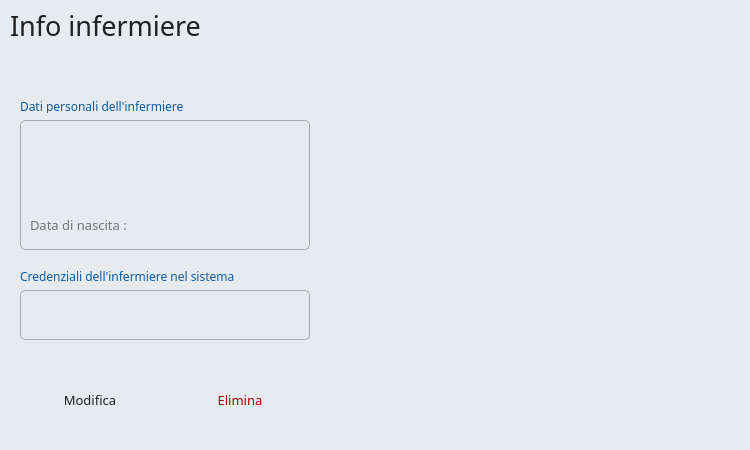
<?xml version="1.0" encoding="UTF-8"?>
<ui version="4.0">
 <class>ProntoSoccorso</class>
 <widget class="QWidget" name="ProntoSoccorso">
  <property name="geometry">
   <rect>
    <x>0</x>
    <y>0</y>
    <width>750</width>
    <height>450</height>
   </rect>
  </property>
  <property name="minimumSize">
   <size>
    <width>750</width>
    <height>450</height>
   </size>
  </property>
  <property name="maximumSize">
   <size>
    <width>750</width>
    <height>450</height>
   </size>
  </property>
  <property name="windowTitle">
   <string>Form</string>
  </property>
  <property name="styleSheet">
   <string notr="true">background-color: rgb(230, 235, 239);</string>
  </property>
  <widget class="QLabel" name="InformazioniProfilo">
   <property name="geometry">
    <rect>
     <x>10</x>
     <y>5</y>
     <width>730</width>
     <height>40</height>
    </rect>
   </property>
   <property name="font">
    <font>
     <family>Montserrat SemiBold</family>
     <pointsize>20</pointsize>
     <weight>50</weight>
     <bold>false</bold>
    </font>
   </property>
   <property name="styleSheet">
    <string notr="true">color: rgb(32, 32, 32);

</string>
   </property>
   <property name="text">
    <string>Info infermiere</string>
   </property>
   <property name="wordWrap">
    <bool>false</bool>
   </property>
  </widget>
  <widget class="QPushButton" name="ButtonElimina">
   <property name="geometry">
    <rect>
     <x>170</x>
     <y>380</y>
     <width>140</width>
     <height>40</height>
    </rect>
   </property>
   <property name="font">
    <font>
     <family>Montserrat SemiBold</family>
     <pointsize>10</pointsize>
    </font>
   </property>
   <property name="cursor">
    <cursorShape>PointingHandCursor</cursorShape>
   </property>
   <property name="autoFillBackground">
    <bool>false</bool>
   </property>
   <property name="styleSheet">
    <string notr="true">QPushButton {
background-color: rgb(230, 235, 239);
	color: rgb(170, 0, 0);
border-radius: 10px;
}
QPushButton:hover {
background-color: rgb(199, 199, 199);

    }
</string>
   </property>
   <property name="text">
    <string>Elimina</string>
   </property>
   <property name="iconSize">
    <size>
     <width>16</width>
     <height>16</height>
    </size>
   </property>
  </widget>
  <widget class="QPushButton" name="ButtonModifica">
   <property name="geometry">
    <rect>
     <x>20</x>
     <y>380</y>
     <width>140</width>
     <height>40</height>
    </rect>
   </property>
   <property name="font">
    <font>
     <family>Montserrat SemiBold</family>
     <pointsize>10</pointsize>
     <weight>50</weight>
     <bold>false</bold>
    </font>
   </property>
   <property name="cursor">
    <cursorShape>PointingHandCursor</cursorShape>
   </property>
   <property name="mouseTracking">
    <bool>false</bool>
   </property>
   <property name="layoutDirection">
    <enum>Qt::LeftToRight</enum>
   </property>
   <property name="styleSheet">
    <string notr="true">QPushButton {
background-color: rgb(230, 235, 239);
	color: rgb(32, 32, 32);
border-radius: 10px;
}
QPushButton:hover {
background-color: rgb(199, 199, 199);

    }
</string>
   </property>
   <property name="text">
    <string>Modifica</string>
   </property>
   <property name="iconSize">
    <size>
     <width>16</width>
     <height>16</height>
    </size>
   </property>
  </widget>
  <widget class="QLabel" name="LogoInfermieri">
   <property name="geometry">
    <rect>
     <x>440</x>
     <y>130</y>
     <width>200</width>
     <height>200</height>
    </rect>
   </property>
   <property name="text">
    <string/>
   </property>
   <property name="pixmap">
    <pixmap>../../../../../../MATERIALE/IconaInfermiere.png</pixmap>
   </property>
   <property name="scaledContents">
    <bool>true</bool>
   </property>
  </widget>
  <widget class="QLabel" name="label">
   <property name="geometry">
    <rect>
     <x>20</x>
     <y>100</y>
     <width>290</width>
     <height>13</height>
    </rect>
   </property>
   <property name="font">
    <font>
     <family>Montserrat SemiBold</family>
     <pointsize>9</pointsize>
    </font>
   </property>
   <property name="styleSheet">
    <string notr="true">color: rgb(134, 134, 134);
color: rgb(18, 89, 156);</string>
   </property>
   <property name="text">
    <string>Dati personali dell'infermiere</string>
   </property>
  </widget>
  <widget class="QLabel" name="Sheda">
   <property name="geometry">
    <rect>
     <x>20</x>
     <y>120</y>
     <width>290</width>
     <height>130</height>
    </rect>
   </property>
   <property name="styleSheet">
    <string notr="true">background-color: rgb(230, 235, 239);
border: 1px solid rgb(172, 172, 172);
border-radius: 5px;

</string>
   </property>
   <property name="text">
    <string/>
   </property>
  </widget>
  <widget class="QLabel" name="Sheda_2">
   <property name="geometry">
    <rect>
     <x>20</x>
     <y>290</y>
     <width>290</width>
     <height>50</height>
    </rect>
   </property>
   <property name="styleSheet">
    <string notr="true">background-color: rgb(230, 235, 239);
border: 1px solid rgb(172, 172, 172);
border-radius: 5px;

</string>
   </property>
   <property name="text">
    <string/>
   </property>
  </widget>
  <widget class="QLabel" name="label_2">
   <property name="geometry">
    <rect>
     <x>20</x>
     <y>270</y>
     <width>290</width>
     <height>13</height>
    </rect>
   </property>
   <property name="font">
    <font>
     <family>Montserrat SemiBold</family>
     <pointsize>9</pointsize>
    </font>
   </property>
   <property name="styleSheet">
    <string notr="true">color: rgb(134, 134, 134);
color: rgb(18, 89, 156);</string>
   </property>
   <property name="text">
    <string>Credenziali dell'infermiere nel sistema</string>
   </property>
  </widget>
  <widget class="QLabel" name="label_3">
   <property name="geometry">
    <rect>
     <x>30</x>
     <y>210</y>
     <width>130</width>
     <height>30</height>
    </rect>
   </property>
   <property name="font">
    <font>
     <family>Montserrat Medium</family>
     <pointsize>10</pointsize>
    </font>
   </property>
   <property name="styleSheet">
    <string notr="true">background-color: rgb(230, 235, 239);
color: rgb(115, 117, 119);

border-radius: 6px;
   

</string>
   </property>
   <property name="text">
    <string>Data di nascita :</string>
   </property>
  </widget>
  <widget class="QLabel" name="Nome">
   <property name="geometry">
    <rect>
     <x>30</x>
     <y>130</y>
     <width>130</width>
     <height>30</height>
    </rect>
   </property>
   <property name="font">
    <font>
     <family>Montserrat Medium</family>
     <pointsize>10</pointsize>
    </font>
   </property>
   <property name="styleSheet">
    <string notr="true">background-color: rgb(230, 235, 239);
color: rgb(0, 0, 0);
border: 0px solid black;
border-radius: 6px;</string>
   </property>
   <property name="text">
    <string/>
   </property>
  </widget>
  <widget class="QLabel" name="Cognome">
   <property name="geometry">
    <rect>
     <x>170</x>
     <y>130</y>
     <width>130</width>
     <height>30</height>
    </rect>
   </property>
   <property name="font">
    <font>
     <family>Montserrat Medium</family>
     <pointsize>10</pointsize>
    </font>
   </property>
   <property name="styleSheet">
    <string notr="true">background-color: rgb(230, 235, 239);
color: rgb(0, 0, 0);
border: 0px solid black;
border-radius: 6px;</string>
   </property>
   <property name="text">
    <string/>
   </property>
  </widget>
  <widget class="QLabel" name="Username">
   <property name="geometry">
    <rect>
     <x>30</x>
     <y>300</y>
     <width>130</width>
     <height>30</height>
    </rect>
   </property>
   <property name="font">
    <font>
     <family>Montserrat Medium</family>
     <pointsize>10</pointsize>
    </font>
   </property>
   <property name="styleSheet">
    <string notr="true">background-color: rgb(230, 235, 239);
color: rgb(0, 0, 0);
border: 0px solid black;
border-radius: 6px;</string>
   </property>
   <property name="text">
    <string/>
   </property>
  </widget>
  <widget class="QLabel" name="Password">
   <property name="geometry">
    <rect>
     <x>170</x>
     <y>300</y>
     <width>130</width>
     <height>30</height>
    </rect>
   </property>
   <property name="font">
    <font>
     <family>Montserrat Medium</family>
     <pointsize>10</pointsize>
    </font>
   </property>
   <property name="styleSheet">
    <string notr="true">background-color: rgb(230, 235, 239);
color: rgb(0, 0, 0);
border: 0px solid black;
border-radius: 6px;</string>
   </property>
   <property name="text">
    <string/>
   </property>
  </widget>
  <widget class="QLabel" name="CodiceFiscale">
   <property name="geometry">
    <rect>
     <x>30</x>
     <y>170</y>
     <width>160</width>
     <height>30</height>
    </rect>
   </property>
   <property name="font">
    <font>
     <family>Montserrat Medium</family>
     <pointsize>10</pointsize>
    </font>
   </property>
   <property name="styleSheet">
    <string notr="true">background-color: rgb(230, 235, 239);
color: rgb(0, 0, 0);
border: 0px solid black;
border-radius: 6px;</string>
   </property>
   <property name="text">
    <string/>
   </property>
  </widget>
  <widget class="QLabel" name="Sesso">
   <property name="geometry">
    <rect>
     <x>200</x>
     <y>170</y>
     <width>90</width>
     <height>30</height>
    </rect>
   </property>
   <property name="font">
    <font>
     <family>Montserrat Medium</family>
     <pointsize>10</pointsize>
    </font>
   </property>
   <property name="styleSheet">
    <string notr="true">background-color: rgb(230, 235, 239);
color: rgb(0, 0, 0);
border: 0px solid black;
border-radius: 6px;</string>
   </property>
   <property name="text">
    <string/>
   </property>
  </widget>
  <widget class="QLabel" name="DataDiNascita">
   <property name="geometry">
    <rect>
     <x>170</x>
     <y>210</y>
     <width>130</width>
     <height>30</height>
    </rect>
   </property>
   <property name="font">
    <font>
     <family>Montserrat Medium</family>
     <pointsize>10</pointsize>
    </font>
   </property>
   <property name="styleSheet">
    <string notr="true">background-color: rgb(230, 235, 239);
color: rgb(0, 0, 0);
border: 0px solid black;
border-radius: 6px;</string>
   </property>
   <property name="text">
    <string/>
   </property>
  </widget>
  <zorder>Sheda_2</zorder>
  <zorder>Sheda</zorder>
  <zorder>LogoInfermieri</zorder>
  <zorder>InformazioniProfilo</zorder>
  <zorder>ButtonElimina</zorder>
  <zorder>ButtonModifica</zorder>
  <zorder>label</zorder>
  <zorder>label_2</zorder>
  <zorder>label_3</zorder>
  <zorder>Nome</zorder>
  <zorder>Cognome</zorder>
  <zorder>Username</zorder>
  <zorder>Password</zorder>
  <zorder>CodiceFiscale</zorder>
  <zorder>Sesso</zorder>
  <zorder>DataDiNascita</zorder>
 </widget>
 <resources>
  <include location="../../../../../../../asa.qrc"/>
 </resources>
 <connections/>
</ui>
